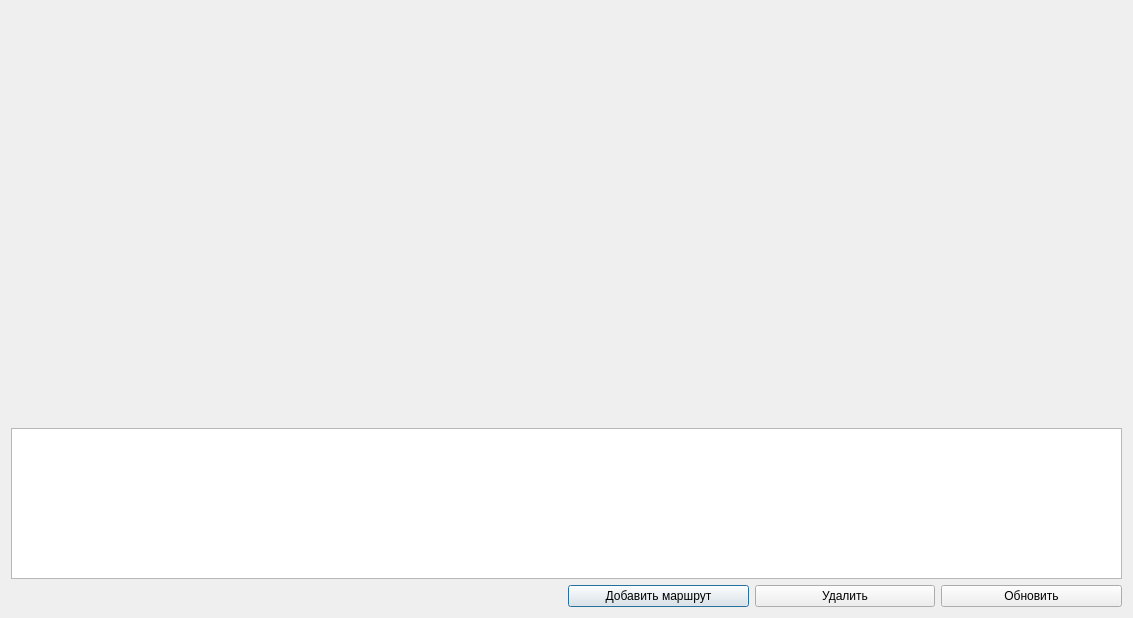
<?xml version="1.0" encoding="UTF-8"?>
<ui version="4.0">
 <class>Parametr_ship</class>
 <widget class="QDialog" name="Parametr_ship">
  <property name="geometry">
   <rect>
    <x>0</x>
    <y>0</y>
    <width>1133</width>
    <height>618</height>
   </rect>
  </property>
  <property name="windowTitle">
   <string>_NAME_SHIP_</string>
  </property>
  <layout class="QGridLayout" name="gridLayout">
   <item row="0" column="0">
    <widget class="QCustomPlot" name="FuelCourses" native="true">
     <property name="minimumSize">
      <size>
       <width>551</width>
       <height>411</height>
      </size>
     </property>
     <zorder>MainChart</zorder>
     <zorder>MainChart</zorder>
    </widget>
   </item>
   <item row="0" column="1" colspan="3">
    <widget class="QCustomPlot" name="MainChart" native="true">
     <property name="minimumSize">
      <size>
       <width>551</width>
       <height>411</height>
      </size>
     </property>
     <zorder>FuelCourses</zorder>
     <zorder>FuelCourses</zorder>
     <zorder>FuelCourses</zorder>
    </widget>
   </item>
   <item row="1" column="0" colspan="4">
    <widget class="QTableView" name="TableViewCourses"/>
   </item>
   <item row="2" column="1">
    <widget class="QPushButton" name="AddCourse">
     <property name="text">
      <string>Добавить маршрут</string>
     </property>
    </widget>
   </item>
   <item row="2" column="2">
    <widget class="QPushButton" name="RemoveRecordCourse">
     <property name="text">
      <string>Удалить</string>
     </property>
    </widget>
   </item>
   <item row="2" column="3">
    <widget class="QPushButton" name="pushButton">
     <property name="text">
      <string>Обновить</string>
     </property>
    </widget>
   </item>
  </layout>
 </widget>
 <customwidgets>
  <customwidget>
   <class>QCustomPlot</class>
   <extends>QWidget</extends>
   <header>qcustomplot.h</header>
   <container>1</container>
  </customwidget>
 </customwidgets>
 <resources/>
 <connections/>
</ui>
